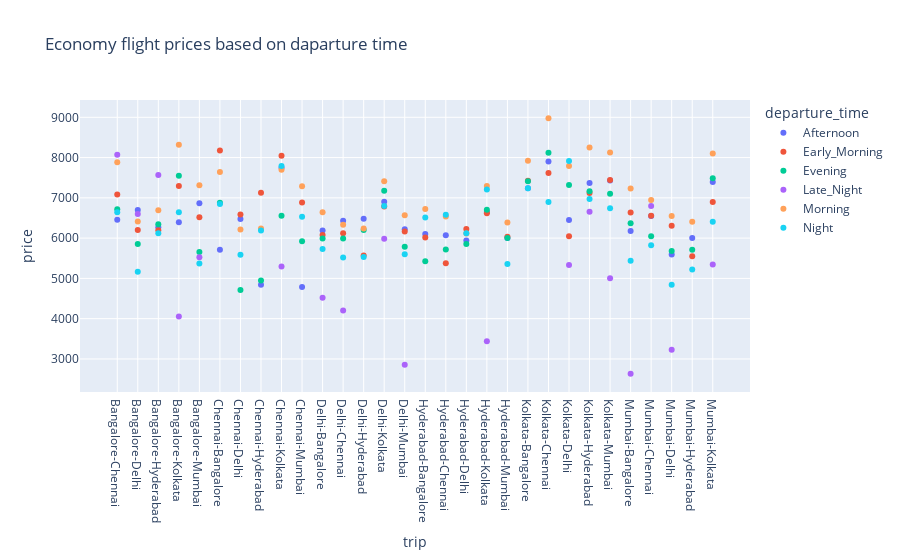

Notebook cell for this chart:
### Code cell
px.scatter(df1, 
           x= 'trip',
           y= 'price',
           color= 'departure_time',
           title= 'Economy flight prices based on daparture time'
           )

### Figure 1 — Plotly figure (JSON) as saved in the notebook; plotly's stock layout.template omitted (floating-point values rounded to 4 significant figures)
{"data": [{"hovertemplate": "departure_time=Afternoon<br>trip=%{x}<br>price=%{y}<extra></extra>", "legendgroup": "Afternoon", "marker": {"color": "#636efa", "symbol": "circle"}, "mode": "markers", "name": "Afternoon", "orientation": "v", "showlegend": true, "type": "scatter", "x": ["Bangalore-Chennai", "Bangalore-Delhi", "Bangalore-Hyderabad", "Bangalore-Kolkata", "Bangalore-Mumbai", "Chennai-Bangalore", "Chennai-Delhi", "Chennai-Hyderabad", "Chennai-Kolkata", "Chennai-Mumbai", "Delhi-Bangalore", "Delhi-Chennai", "Delhi-Hyderabad", "Delhi-Kolkata", "Delhi-Mumbai", "Hyderabad-Bangalore", "Hyderabad-Chennai", "Hyderabad-Delhi", "Hyderabad-Kolkata", "Hyderabad-Mumbai", "Kolkata-Bangalore", "Kolkata-Chennai", "Kolkata-Delhi", "Kolkata-Hyderabad", "Kolkata-Mumbai", "Mumbai-Bangalore", "Mumbai-Chennai", "Mumbai-Delhi", "Mumbai-Hyderabad", "Mumbai-Kolkata"], "xaxis": "x", "y": [6459.0, 6697.0, 6268.0, 6393.0, 6868.0, 5712.0, 6477.0, 4842.0, 7745.0, 4786.0, 6188.0, 6428.0, 6481.0, 6902.0, 6223.0, 6100.0, 6071.0, 5943.0, 6649.0, 6005.0, 7236.0, 7905.0, 6448.0, 7369.0, 7434.0, 6179.0, 6551.0, 5593.0, 6005.0, 7394.0], "yaxis": "y"}, {"hovertemplate": "departure_time=Early_Morning<br>trip=%{x}<br>price=%{y}<extra></extra>", "legendgroup": "Early_Morning", "marker": {"color": "#EF553B", "symbol": "circle"}, "mode": "markers", "name": "Early_Morning", "orientation": "v", "showlegend": true, "type": "scatter", "x": ["Bangalore-Chennai", "Bangalore-Delhi", "Bangalore-Hyderabad", "Bangalore-Kolkata", "Bangalore-Mumbai", "Chennai-Bangalore", "Chennai-Delhi", "Chennai-Hyderabad", "Chennai-Kolkata", "Chennai-Mumbai", "Delhi-Bangalore", "Delhi-Chennai", "Delhi-Hyderabad", "Delhi-Kolkata", "Delhi-Mumbai", "Hyderabad-Bangalore", "Hyderabad-Chennai", "Hyderabad-Delhi", "Hyderabad-Kolkata", "Hyderabad-Mumbai", "Kolkata-Bangalore", "Kolkata-Chennai", "Kolkata-Delhi", "Kolkata-Hyderabad", "Kolkata-Mumbai", "Mumbai-Bangalore", "Mumbai-Chennai", "Mumbai-Delhi", "Mumbai-Hyderabad", "Mumbai-Kolkata"], "xaxis": "x", "y": [7083.0, 6201.0, 6197.0, 7297.0, 6516.0, 8175.0, 6588.0, 7129.0, 8045.0, 6888.0, 6078.0, 6123.0, 5568.0, 6787.0, 6166.0, 6017.0, 5375.0, 6225.0, 6615.0, 6037.0, 7425.0, 7615.0, 6044.0, 7118.0, 7443.0, 6636.0, 6555.0, 6305.0, 5549.0, 6894.0], "yaxis": "y"}, {"hovertemplate": "departure_time=Evening<br>trip=%{x}<br>price=%{y}<extra></extra>", "legendgroup": "Evening", "marker": {"color": "#00cc96", "symbol": "circle"}, "mode": "markers", "name": "Evening", "orientation": "v", "showlegend": true, "type": "scatter", "x": ["Bangalore-Chennai", "Bangalore-Delhi", "Bangalore-Hyderabad", "Bangalore-Kolkata", "Bangalore-Mumbai", "Chennai-Bangalore", "Chennai-Delhi", "Chennai-Hyderabad", "Chennai-Kolkata", "Chennai-Mumbai", "Delhi-Bangalore", "Delhi-Chennai", "Delhi-Hyderabad", "Delhi-Kolkata", "Delhi-Mumbai", "Hyderabad-Bangalore", "Hyderabad-Chennai", "Hyderabad-Delhi", "Hyderabad-Kolkata", "Hyderabad-Mumbai", "Kolkata-Bangalore", "Kolkata-Chennai", "Kolkata-Delhi", "Kolkata-Hyderabad", "Kolkata-Mumbai", "Mumbai-Bangalore", "Mumbai-Chennai", "Mumbai-Delhi", "Mumbai-Hyderabad", "Mumbai-Kolkata"], "xaxis": "x", "y": [6714.0, 5856.0, 6346.0, 7546.0, 5658.0, 6881.0, 4714.0, 4950.0, 6553.0, 5924.0, 5990.0, 5991.0, 6199.0, 7175.0, 5786.0, 5425.0, 5715.0, 5851.0, 6704.0, 6002.0, 7410.0, 8120.0, 7317.0, 7161.0, 7100.0, 6369.0, 6047.0, 5683.0, 5710.0, 7489.0], "yaxis": "y"}, {"hovertemplate": "departure_time=Late_Night<br>trip=%{x}<br>price=%{y}<extra></extra>", "legendgroup": "Late_Night", "marker": {"color": "#ab63fa", "symbol": "circle"}, "mode": "markers", "name": "Late_Night", "orientation": "v", "showlegend": true, "type": "scatter", "x": ["Bangalore-Chennai", "Bangalore-Delhi", "Bangalore-Hyderabad", "Bangalore-Kolkata", "Bangalore-Mumbai", "Chennai-Kolkata", "Delhi-Bangalore", "Delhi-Chennai", "Delhi-Kolkata", "Delhi-Mumbai", "Hyderabad-Kolkata", "Kolkata-Delhi", "Kolkata-Hyderabad", "Kolkata-Mumbai", "Mumbai-Bangalore", "Mumbai-Chennai", "Mumbai-Delhi", "Mumbai-Kolkata"], "xaxis": "x", "y": [8068, 6601.0, 7569.0, 4055.0, 5524.0, 5294.0, 4518.0, 4200.0, 5982.0, 2857.0, 3438.0, 5331.0, 6654.0, 5005.0, 2635.0, 6795.0, 3229.0, 5343.0], "yaxis": "y"}, {"hovertemplate": "departure_time=Morning<br>trip=%{x}<br>price=%{y}<extra></extra>", "legendgroup": "Morning", "marker": {"color": "#FFA15A", "symbol": "circle"}, "mode": "markers", "name": "Morning", "orientation": "v", "showlegend": true, "type": "scatter", "x": ["Bangalore-Chennai", "Bangalore-Delhi", "Bangalore-Hyderabad", "Bangalore-Kolkata", "Bangalore-Mumbai", "Chennai-Bangalore", "Chennai-Delhi", "Chennai-Hyderabad", "Chennai-Kolkata", "Chennai-Mumbai", "Delhi-Bangalore", "Delhi-Chennai", "Delhi-Hyderabad", "Delhi-Kolkata", "Delhi-Mumbai", "Hyderabad-Bangalore", "Hyderabad-Chennai", "Hyderabad-Delhi", "Hyderabad-Kolkata", "Hyderabad-Mumbai", "Kolkata-Bangalore", "Kolkata-Chennai", "Kolkata-Delhi", "Kolkata-Hyderabad", "Kolkata-Mumbai", "Mumbai-Bangalore", "Mumbai-Chennai", "Mumbai-Delhi", "Mumbai-Hyderabad", "Mumbai-Kolkata"], "xaxis": "x", "y": [7883.0, 6414.0, 6690.0, 8320.0, 7310.0, 7639.0, 6211.0, 6236.0, 7695.0, 7287.0, 6644.0, 6334.0, 6236.0, 7411.0, 6570.0, 6726.0, 6535.0, 6117.0, 7294.0, 6389.0, 7918.0, 8974.0, 7790.0, 8247.0, 8125.0, 7235.0, 6949.0, 6547.0, 6405.0, 8102.0], "yaxis": "y"}, {"hovertemplate": "departure_time=Night<br>trip=%{x}<br>price=%{y}<extra></extra>", "legendgroup": "Night", "marker": {"color": "#19d3f3", "symbol": "circle"}, "mode": "markers", "name": "Night", "orientation": "v", "showlegend": true, "type": "scatter", "x": ["Bangalore-Chennai", "Bangalore-Delhi", "Bangalore-Hyderabad", "Bangalore-Kolkata", "Bangalore-Mumbai", "Chennai-Bangalore", "Chennai-Delhi", "Chennai-Hyderabad", "Chennai-Kolkata", "Chennai-Mumbai", "Delhi-Bangalore", "Delhi-Chennai", "Delhi-Hyderabad", "Delhi-Kolkata", "Delhi-Mumbai", "Hyderabad-Bangalore", "Hyderabad-Chennai", "Hyderabad-Delhi", "Hyderabad-Kolkata", "Hyderabad-Mumbai", "Kolkata-Bangalore", "Kolkata-Chennai", "Kolkata-Delhi", "Kolkata-Hyderabad", "Kolkata-Mumbai", "Mumbai-Bangalore", "Mumbai-Chennai", "Mumbai-Delhi", "Mumbai-Hyderabad", "Mumbai-Kolkata"], "xaxis": "x", "y": [6643.0, 5164.0, 6123.0, 6644.0, 5367.0, 6849.0, 5585.0, 6190.0, 7792.0, 6528.0, 5731.0, 5520.0, 5530.0, 6800.0, 5602.0, 6512.0, 6578.0, 6122.0, 7207.0, 5357.0, 7241.0, 6896.0, 7918.0, 6974.0, 6742.0, 5441.0, 5825.0, 4841.0, 5221.0, 6404.0], "yaxis": "y"}], "layout": {"legend": {"title": {"text": "departure_time"}, "tracegroupgap": 0}, "title": {"text": "Economy flight prices based on daparture time"}, "xaxis": {"anchor": "y", "domain": [0, 1], "title": {"text": "trip"}}, "yaxis": {"anchor": "x", "domain": [0, 1], "title": {"text": "price"}}}}
